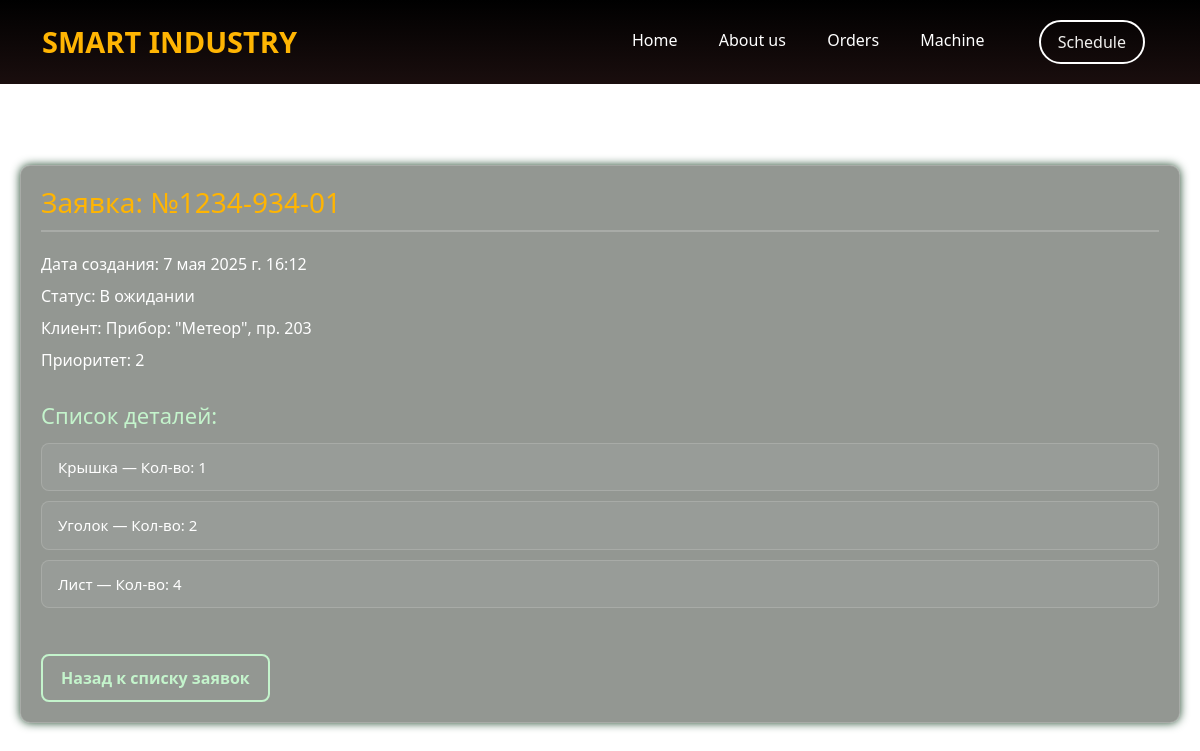
The page /orders/1/ on the database as committed earlier.
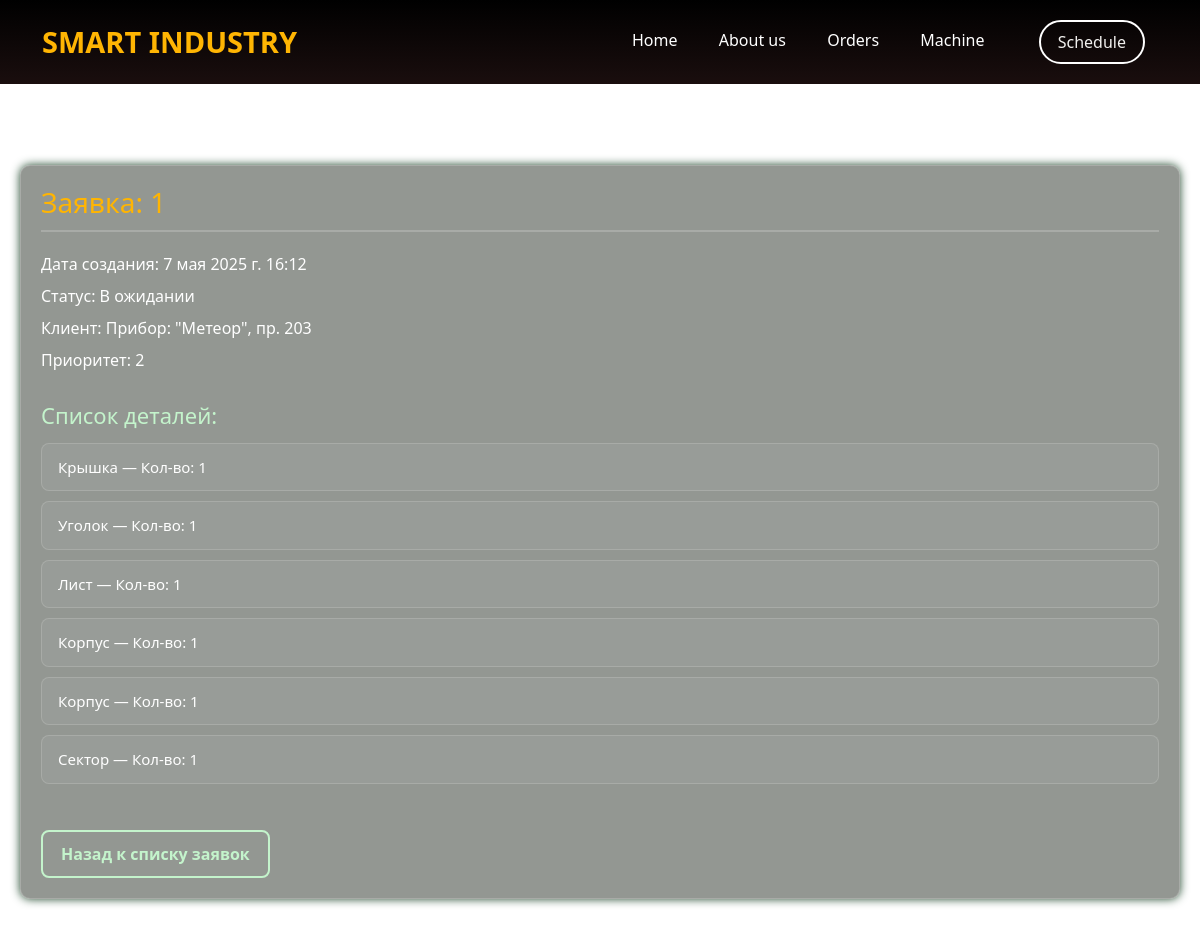
The same page on the database as committed later.
### orders/models.py (models this page shows, shortened)
class Order(models.Model):
    customer = models.CharField('Клиент', max_length=100)
    order_number = models.CharField('Номер заявки', max_length=100, unique=True)
    created_at = models.DateTimeField('Дата создания', auto_now_add=True)
    priority = models.IntegerField('Приоритет', default=1)                     #чем меньше число, тем выше его приоритет
    customer_name = models.CharField('Наименование прибора', max_length=100)
    deadline = models.DateField('Дедлайн', default=timezone.now() + timedelta(days=7))
    status = models.CharField('Статус', max_length=100)
    class Meta:    #Этот класс существуюет для переименования модели в админке
        verbose_name = 'Заявка'
        verbose_name_plural = 'Заявки'

class OrderDetail(models.Model):
    STATUS_CHOICES = [
        ('pending', 'Ожидает'),
        ('in_process', 'В работе'),
        ('done', 'Завершено'),
    ]
    order = models.ForeignKey(Order, on_delete=models.CASCADE, related_name='order_details')
    detail = models.ForeignKey(Detail, on_delete=models.CASCADE, related_name='order_details')
    quantity = models.PositiveIntegerField('Количество')
    status = models.CharField(max_length=20, choices=STATUS_CHOICES, default='pending')
    class Meta:
        unique_together = ('order', 'detail')

class Detail(models.Model):
    name = models.CharField('Наименование', max_length=100)
    number = models.CharField('Номер детали', max_length=50, unique=True)
    material = models.CharField('Материал', max_length=100)
    prep_time = models.IntegerField('Время подготовительное (мин)')   #validators=[MaxValueValidator(10 000)]  По идее могут быть ошибки от int и ошибки, если число будет больше 10^4
    piece_time = models.IntegerField('Время штучное (мин)')
    length = models.FloatField('Длина (мм)', )    #Тут было б ы правильно обсуждать размеры заготовки, а не самой детали, тк все эти данные из АСУПр в теории идут в производство
    width = models.FloatField('Ширина (мм)', )
    height = models.FloatField('Высота (мм)', )
    machines = models.ManyToManyField(Machine, verbose_name='Подходящие станки')
    class Meta:    #Этот класс существуюет для переименования модели в админке
        verbose_name = 'Деталь'
        verbose_name_plural = 'Детали'

### orders/views.py (the view)
# urls.py: path('<int:order_id>/', views.order_detail, name='order_detail'),
def order_detail(request, order_id):
    order = Order.objects.get(id=order_id)
    order_details = OrderDetail.objects.filter(order=order)
    return render(request, 'orders/order_detail.html', {
        'order': order,
        'order_details': order_details
    })

### orders/templates/orders/order_detail.html (shortened to what this page needs)
{% extends 'main/layout.html' %}
{% load static %}
{% block extra_css %}
<link rel="stylesheet" href="{% static 'orders/css/order_detail.css' %}">
{% endblock %}
{% block content %}
  <div class="order-details-container">
    <h2>Заявка: {{ order.order_number }}</h2>
    <p>Дата создания: {{ order.created_at }}</p>
    <p>Статус: {{ order.status }}</p>
    <p>Клиент: {{ order.customer_name }}</p>
    <p>Приоритет: {{ order.priority }}</p>
    <h3>Список деталей:</h3>
    <ul>
      {% for item in order_details %}
        <li>{{ item.detail.name }} — Кол-во: {{ item.quantity }}</li>
      {% empty %}
        <li>Нет деталей в заявке.</li>
      {% endfor %}
    </ul>
    <a href="{% url 'orders_home' %}" class="back-link">Назад к списку заявок</a>
  </div>
{% endblock %}

Rows that differ between the two databases and show on the page:
changed Order "В ожидании": order_number "№1234-934-01" → "1"
changed OrderDetail "Уголок": quantity "2" → "1"
changed OrderDetail "Лист": quantity "4" → "1"
added OrderDetail: detail.name "Корпус", quantity "1"
added OrderDetail: detail.name "Корпус", quantity "1"
added OrderDetail: detail.name "Сектор", quantity "1"
